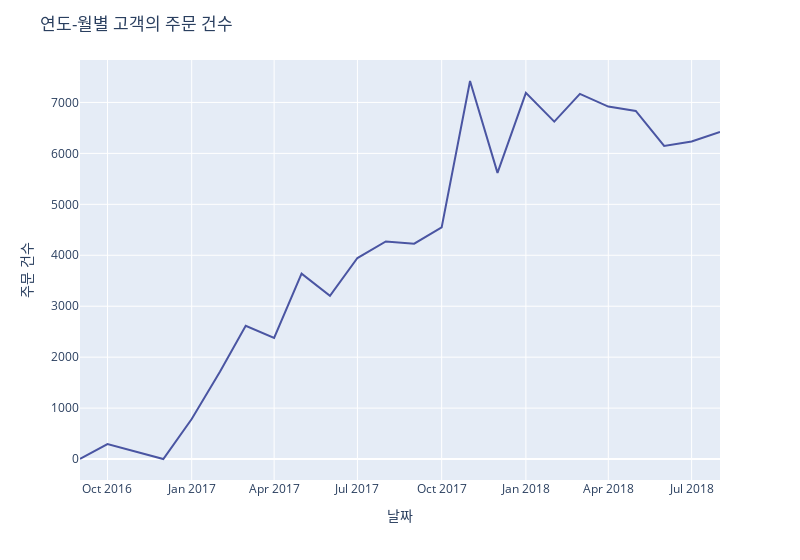

The cell this chart's notebook holds for it:
### Code cell
a = order_uniqueid.groupby(pd.to_datetime(order_uniqueid['order_purchase_timestamp']).dt.strftime('%Y-%m'))['customer_unique_id'].size().reset_index()

# 첫 번째 그래프 추가 (라인 플롯)
fig = px.line(
        x=a['order_purchase_timestamp'],
        y=a['customer_unique_id'],
    )

# 라인 스타일과 색상 설정
fig.update_traces(
    line=dict(color='#4A55A2', dash='solid'),  # 선 스타일과 색상 설정
    marker=dict(color='#4A55A2'),  # 마커 색상 설정
)

# 레이아웃 설정
fig.update_layout(
    title='연도-월별 고객의 주문 건수',  # 전체 그래프의 제목
    xaxis=dict(title='날짜'),  # x축 레이블 설정
    yaxis=dict(title='주문 건수'),
    legend=dict(),
    width=800
)

fig.show()

### Figure 1 — Plotly figure (JSON) as saved in the notebook; plotly's stock layout.template omitted (floating-point values rounded to 4 significant figures)
{"data": [{"hovertemplate": "x=%{x}<br>y=%{y}<extra></extra>", "legendgroup": "", "line": {"color": "#4A55A2", "dash": "solid"}, "marker": {"color": "#4A55A2", "symbol": "circle"}, "mode": "lines", "name": "", "orientation": "v", "showlegend": false, "type": "scatter", "x": ["2016-09", "2016-10", "2016-12", "2017-01", "2017-02", "2017-03", "2017-04", "2017-05", "2017-06", "2017-07", "2017-08", "2017-09", "2017-10", "2017-11", "2017-12", "2018-01", "2018-02", "2018-03", "2018-04", "2018-05", "2018-06", "2018-07", "2018-08"], "xaxis": "x", "y": [2, 293, 1, 787, 1717, 2617, 2376, 3640, 3205, 3946, 4272, 4227, 4547, 7421, 5618, 7187, 6624, 7168, 6919, 6833, 6145, 6233, 6421], "yaxis": "y"}], "layout": {"legend": {"tracegroupgap": 0}, "margin": {"t": 60}, "title": {"text": "연도-월별 고객의 주문 건수"}, "width": 800, "xaxis": {"anchor": "y", "domain": [0, 1], "title": {"text": "날짜"}}, "yaxis": {"anchor": "x", "domain": [0, 1], "title": {"text": "주문 건수"}}}}
